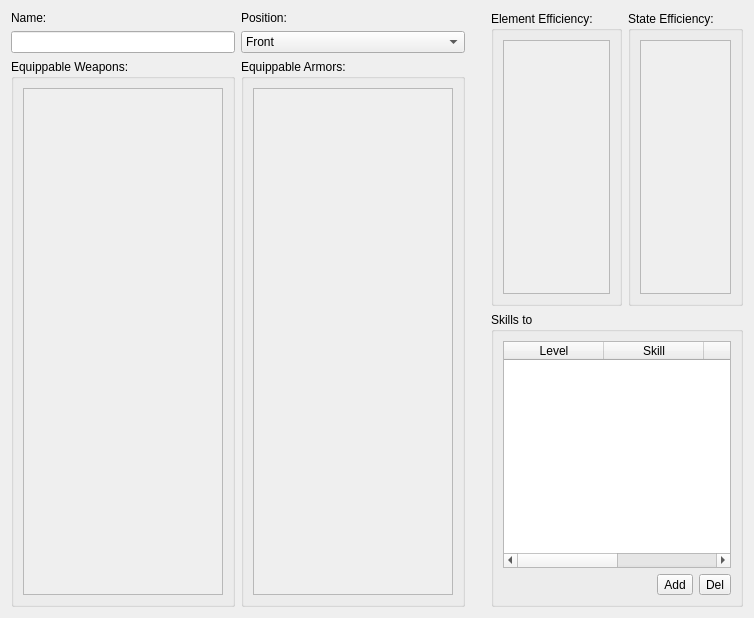
<?xml version="1.0" encoding="UTF-8"?>
<ui version="4.0">
 <class>EditClasses</class>
 <widget class="QWidget" name="EditClasses">
  <property name="geometry">
   <rect>
    <x>0</x>
    <y>0</y>
    <width>744</width>
    <height>618</height>
   </rect>
  </property>
  <property name="windowTitle">
   <string>Form</string>
  </property>
  <layout class="QGridLayout" name="gridLayout_5">
   <item row="2" column="0">
    <layout class="QGridLayout" name="gridLayout">
     <item row="2" column="1" rowspan="2">
      <widget class="QGroupBox" name="groupBox_2">
       <property name="sizePolicy">
        <sizepolicy hsizetype="Fixed" vsizetype="Preferred">
         <horstretch>0</horstretch>
         <verstretch>0</verstretch>
        </sizepolicy>
       </property>
       <property name="title">
        <string>Equippable Armors:</string>
       </property>
       <layout class="QGridLayout" name="gridLayout_3">
        <item row="0" column="0">
         <widget class="QScrollArea" name="scrollArea_2">
          <property name="minimumSize">
           <size>
            <width>200</width>
            <height>0</height>
           </size>
          </property>
          <property name="styleSheet">
           <string notr="true"/>
          </property>
          <property name="widgetResizable">
           <bool>true</bool>
          </property>
          <widget class="QWidget" name="scrollAreaWidgetContents_2">
           <property name="geometry">
            <rect>
             <x>0</x>
             <y>0</y>
             <width>196</width>
             <height>496</height>
            </rect>
           </property>
           <layout class="QGridLayout" name="gridLayout_7">
            <item row="0" column="0">
             <widget class="CheckBoxList" name="armor_widget" native="true"/>
            </item>
           </layout>
          </widget>
         </widget>
        </item>
       </layout>
      </widget>
     </item>
     <item row="0" column="3" rowspan="4">
      <layout class="QGridLayout" name="gridLayout_4">
       <item row="0" column="0">
        <widget class="QGroupBox" name="groupBox_3">
         <property name="sizePolicy">
          <sizepolicy hsizetype="Expanding" vsizetype="Preferred">
           <horstretch>0</horstretch>
           <verstretch>0</verstretch>
          </sizepolicy>
         </property>
         <property name="title">
          <string>Element Efficiency:</string>
         </property>
         <layout class="QGridLayout" name="gridLayout_10">
          <item row="0" column="0">
           <widget class="QScrollArea" name="scrollArea_3">
            <property name="widgetResizable">
             <bool>true</bool>
            </property>
            <widget class="QWidget" name="scrollAreaWidgetContents_3">
             <property name="geometry">
              <rect>
               <x>0</x>
               <y>0</y>
               <width>113</width>
               <height>252</height>
              </rect>
             </property>
             <layout class="QGridLayout" name="gridLayout_12">
              <item row="0" column="0">
               <widget class="ABCList" name="element_widget" native="true">
                <property name="sizePolicy">
                 <sizepolicy hsizetype="Expanding" vsizetype="Preferred">
                  <horstretch>0</horstretch>
                  <verstretch>0</verstretch>
                 </sizepolicy>
                </property>
               </widget>
              </item>
             </layout>
            </widget>
           </widget>
          </item>
         </layout>
        </widget>
       </item>
       <item row="1" column="0" colspan="2">
        <widget class="QGroupBox" name="groupBox_5">
         <property name="sizePolicy">
          <sizepolicy hsizetype="Expanding" vsizetype="Preferred">
           <horstretch>0</horstretch>
           <verstretch>0</verstretch>
          </sizepolicy>
         </property>
         <property name="title">
          <string>Skills to</string>
         </property>
         <layout class="QGridLayout" name="gridLayout_8">
          <item row="0" column="0" colspan="3">
           <widget class="QTableWidget" name="table_skills">
            <property name="selectionMode">
             <enum>QAbstractItemView::SingleSelection</enum>
            </property>
            <property name="selectionBehavior">
             <enum>QAbstractItemView::SelectRows</enum>
            </property>
            <column>
             <property name="text">
              <string>Level</string>
             </property>
            </column>
            <column>
             <property name="text">
              <string>Skill</string>
             </property>
            </column>
            <column>
             <property name="text">
              <string>lvl_intern</string>
             </property>
            </column>
            <column>
             <property name="text">
              <string>skill_intern</string>
             </property>
            </column>
           </widget>
          </item>
          <item row="1" column="2">
           <widget class="QToolButton" name="button_skill_del">
            <property name="text">
             <string>Del</string>
            </property>
           </widget>
          </item>
          <item row="1" column="0">
           <spacer name="horizontalSpacer">
            <property name="orientation">
             <enum>Qt::Horizontal</enum>
            </property>
            <property name="sizeHint" stdset="0">
             <size>
              <width>40</width>
              <height>20</height>
             </size>
            </property>
           </spacer>
          </item>
          <item row="1" column="1">
           <widget class="QToolButton" name="button_skill_add">
            <property name="text">
             <string>Add</string>
            </property>
           </widget>
          </item>
         </layout>
        </widget>
       </item>
       <item row="0" column="1">
        <widget class="QGroupBox" name="groupBox_4">
         <property name="sizePolicy">
          <sizepolicy hsizetype="Expanding" vsizetype="Preferred">
           <horstretch>0</horstretch>
           <verstretch>0</verstretch>
          </sizepolicy>
         </property>
         <property name="title">
          <string>State Efficiency:</string>
         </property>
         <layout class="QGridLayout" name="gridLayout_9">
          <item row="0" column="0">
           <widget class="QScrollArea" name="scrollArea_4">
            <property name="widgetResizable">
             <bool>true</bool>
            </property>
            <widget class="QWidget" name="scrollAreaWidgetContents_4">
             <property name="geometry">
              <rect>
               <x>0</x>
               <y>0</y>
               <width>99</width>
               <height>252</height>
              </rect>
             </property>
             <layout class="QGridLayout" name="gridLayout_13">
              <item row="0" column="0">
               <widget class="ABCList" name="state_widget" native="true">
                <property name="sizePolicy">
                 <sizepolicy hsizetype="Expanding" vsizetype="Preferred">
                  <horstretch>0</horstretch>
                  <verstretch>0</verstretch>
                 </sizepolicy>
                </property>
               </widget>
              </item>
             </layout>
            </widget>
           </widget>
          </item>
         </layout>
        </widget>
       </item>
      </layout>
     </item>
     <item row="2" column="0" rowspan="2">
      <widget class="QGroupBox" name="groupBox">
       <property name="sizePolicy">
        <sizepolicy hsizetype="Fixed" vsizetype="Preferred">
         <horstretch>0</horstretch>
         <verstretch>0</verstretch>
        </sizepolicy>
       </property>
       <property name="title">
        <string>Equippable Weapons:</string>
       </property>
       <layout class="QGridLayout" name="gridLayout_2">
        <item row="0" column="0">
         <widget class="QScrollArea" name="scrollArea">
          <property name="minimumSize">
           <size>
            <width>200</width>
            <height>0</height>
           </size>
          </property>
          <property name="widgetResizable">
           <bool>true</bool>
          </property>
          <widget class="QWidget" name="scrollAreaWidgetContents">
           <property name="geometry">
            <rect>
             <x>0</x>
             <y>0</y>
             <width>196</width>
             <height>496</height>
            </rect>
           </property>
           <layout class="QGridLayout" name="gridLayout_6">
            <item row="0" column="0">
             <widget class="CheckBoxList" name="weapon_widget" native="true"/>
            </item>
           </layout>
          </widget>
         </widget>
        </item>
       </layout>
      </widget>
     </item>
     <item row="0" column="1">
      <widget class="QLabel" name="label_2">
       <property name="text">
        <string>Position:</string>
       </property>
      </widget>
     </item>
     <item row="0" column="0">
      <widget class="QLabel" name="label">
       <property name="text">
        <string>Name:</string>
       </property>
      </widget>
     </item>
     <item row="1" column="0">
      <widget class="QLineEdit" name="line_name">
       <property name="sizePolicy">
        <sizepolicy hsizetype="Preferred" vsizetype="Fixed">
         <horstretch>0</horstretch>
         <verstretch>0</verstretch>
        </sizepolicy>
       </property>
      </widget>
     </item>
     <item row="1" column="1">
      <widget class="QComboBox" name="combo_pos">
       <item>
        <property name="text">
         <string>Front</string>
        </property>
       </item>
       <item>
        <property name="text">
         <string>Middle</string>
        </property>
       </item>
       <item>
        <property name="text">
         <string>Rear</string>
        </property>
       </item>
      </widget>
     </item>
     <item row="2" column="2">
      <spacer name="verticalSpacer">
       <property name="orientation">
        <enum>Qt::Vertical</enum>
       </property>
       <property name="sizeHint" stdset="0">
        <size>
         <width>20</width>
         <height>40</height>
        </size>
       </property>
      </spacer>
     </item>
    </layout>
   </item>
  </layout>
 </widget>
 <customwidgets>
  <customwidget>
   <class>CheckBoxList</class>
   <extends>QWidget</extends>
   <header>editors/checkboxlist.h</header>
   <container>1</container>
  </customwidget>
  <customwidget>
   <class>ABCList</class>
   <extends>QWidget</extends>
   <header>editors/abclist.h</header>
   <container>1</container>
  </customwidget>
 </customwidgets>
 <tabstops>
  <tabstop>line_name</tabstop>
  <tabstop>combo_pos</tabstop>
  <tabstop>scrollArea</tabstop>
  <tabstop>scrollArea_2</tabstop>
  <tabstop>scrollArea_3</tabstop>
  <tabstop>scrollArea_4</tabstop>
  <tabstop>table_skills</tabstop>
  <tabstop>button_skill_add</tabstop>
  <tabstop>button_skill_del</tabstop>
 </tabstops>
 <resources/>
 <connections/>
</ui>
